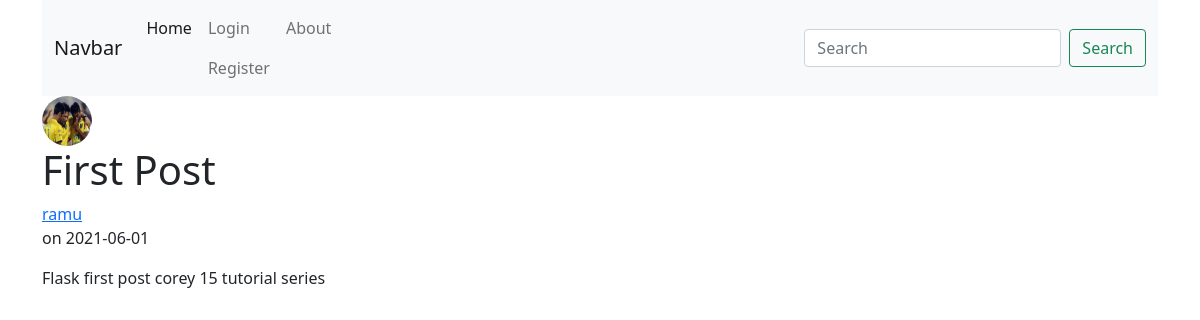
/post/1, run on the app's committed database.
### flask_blog/models.py (models this page shows, shortened)
class User(db.Model, UserMixin):
    id = db.Column(db.Integer ,primary_key = True)
    username = db.Column(db.String(20), unique = True ,nullable = False)
    email = db.Column(db.String(120),unique = True, nullable = False)
    image_file = db.Column(db.String(20) ,nullable = False, default = 'default.jpg')
    password = db.Column(db.String(60) ,nullable = False)
    posts = db.relationship('Post' ,backref = 'author' ,lazy=True)

class Post(db.Model):
    id = db.Column(db.Integer ,primary_key = True)
    title = db.Column(db.String(100) ,nullable = False)
    date_posted = db.Column(db.DateTime ,nullable = False,default = datetime.utcnow)
    content = db.Column(db.Text,nullable = False)
    user_id = db.Column(db.Integer ,db.ForeignKey('user.id'),nullable = False)

### flask_blog/posts/routes.py (the view)
@posts.route("/post/<int:post_id>")
def post(post_id):
    post = Post.query.get_or_404(post_id)
    return render_template('post.html' ,title = post.title , post=post)

### flask_blog/templates/post.html (shortened to what this page needs)
{% extends "layout.html" %}
{% block content %}
    <article class = "media content-section">
        <div>
            <img class = 'rounded-circle article-img' src="{{ url_for('static' , filename = 'Images/' + post.author.image_file) }}" width="50" height="50">
            <h1>{{ post.title }}</h1>
        </div>
        <div class="media-body">
            <div class="article-metadata">
                <a href="{{ url_for('users.user_posts' ,username = post.author.username) }}"> {{ post.author.username }}</a>
                <p class="mr-2">on {{ post.date_posted.strftime('%Y-%m-%d') }}</p>
                <p class="article-content">{{ post.content }}</p>
            </div>
        </div>
    </article>
{% endblock %}

### data on the page
User: image_file (picture), author.username "ramu"
Post: title "First Post", date_posted "2021-06-01", content "Flask first post corey 15 tutorial series"
